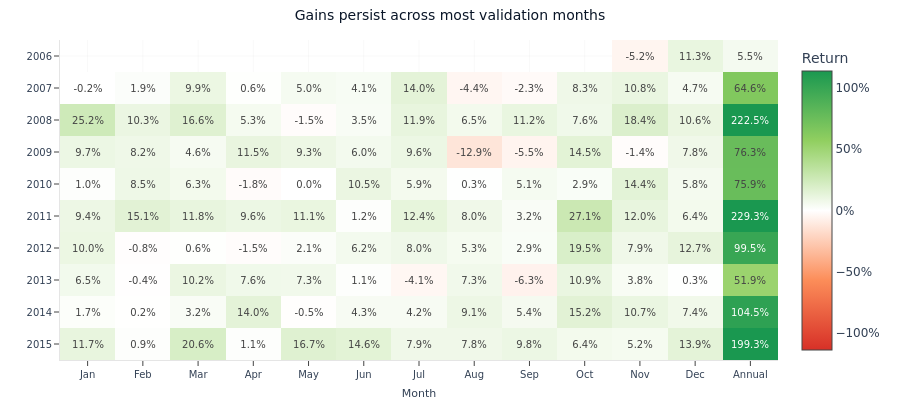

Source (notebook cell):
### Markdown cell above
**Monthly returns heatmap.** Year×month return surface.

### Code cell
fig_monthly = plot_monthly_returns_heatmap(pa)
fig_monthly.update_layout(title="Gains persist across most validation months")
fig_monthly.show()

### Figure 1 — Plotly figure (JSON) as saved in the notebook; plotly's stock layout.template omitted (floating-point values rounded to 4 significant figures; data arrays with more than 128 entries replaced by an {"elided": "..."} marker saying what was removed)
{"data": [{"colorbar": {"tickformat": ".0%", "title": {"text": "Return"}}, "colorscale": [[0.0, "#d73027"], [0.25, "#fc8d59"], [0.5, "#ffffff"], [0.75, "#91cf60"], [1.0, "#1a9850"]], "hovertemplate": "Year: %{y}<br>Month: %{x}<br>Return: %{z:.2%}<extra></extra>", "text": {"elided": "10x13 str values"}, "textfont": {"size": 10}, "texttemplate": "%{text}", "type": "heatmap", "x": ["Jan", "Feb", "Mar", "Apr", "May", "Jun", "Jul", "Aug", "Sep", "Oct", "Nov", "Dec", "Annual"], "y": [2006, 2007, 2008, 2009, 2010, 2011, 2012, 2013, 2014, 2015], "z": {"elided": "10x13 float values"}, "zmax": 1.139, "zmin": -1.139}], "layout": {"font": {"color": "#334155", "family": "DM Sans, DejaVu Sans, sans-serif", "size": 12}, "height": 400, "hoverlabel": {"bgcolor": "white", "font": {"family": "DM Sans, DejaVu Sans, sans-serif", "size": 13}}, "hovermode": "x unified", "margin": {"b": 40, "l": 60, "r": 20, "t": 40}, "paper_bgcolor": "rgba(0,0,0,0)", "plot_bgcolor": "rgba(0,0,0,0)", "showlegend": false, "title": {"text": "Gains persist across most validation months"}, "xaxis": {"gridcolor": "rgba(0,0,0,0.06)", "linecolor": "rgba(0,0,0,0.1)", "title": {"text": "Month"}, "zeroline": false}, "yaxis": {"autorange": "reversed", "gridcolor": "rgba(0,0,0,0.06)", "linecolor": "rgba(0,0,0,0.1)", "title": {"text": ""}, "type": "category", "zeroline": false}}}
